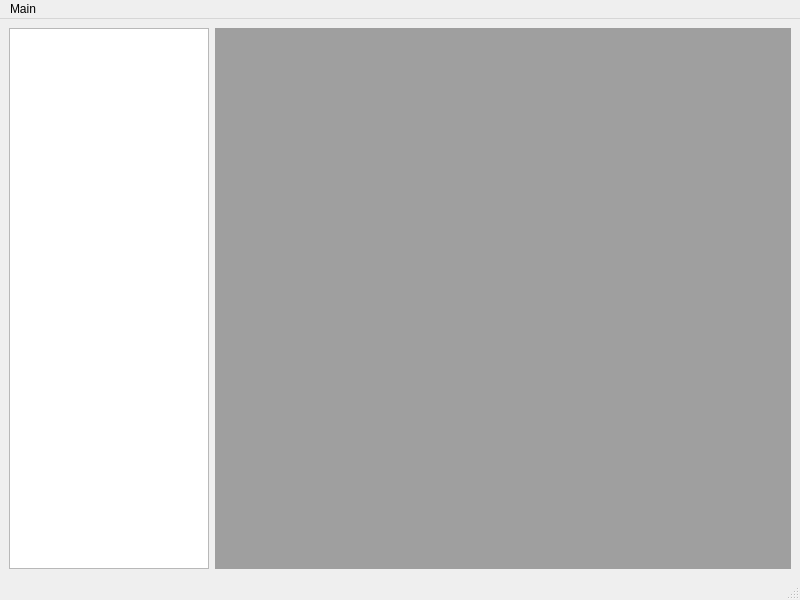
<?xml version="1.0" encoding="UTF-8"?>
<ui version="4.0">
 <class>MainWindow</class>
 <widget class="QMainWindow" name="MainWindow">
  <property name="geometry">
   <rect>
    <x>0</x>
    <y>0</y>
    <width>800</width>
    <height>600</height>
   </rect>
  </property>
  <property name="windowTitle">
   <string>MainWindow</string>
  </property>
  <widget class="QWidget" name="centralwidget">
   <layout class="QHBoxLayout" name="horizontalLayout">
    <item>
     <layout class="QVBoxLayout" name="verticalLayout">
      <item>
       <layout class="QHBoxLayout" name="mainLayout">
        <item>
         <widget class="QTreeView" name="treeView">
          <property name="minimumSize">
           <size>
            <width>200</width>
            <height>0</height>
           </size>
          </property>
          <property name="maximumSize">
           <size>
            <width>200</width>
            <height>16777215</height>
           </size>
          </property>
         </widget>
        </item>
        <item>
         <widget class="QMdiArea" name="mdiArea">
          <property name="minimumSize">
           <size>
            <width>0</width>
            <height>0</height>
           </size>
          </property>
         </widget>
        </item>
       </layout>
      </item>
     </layout>
    </item>
   </layout>
  </widget>
  <widget class="QMenuBar" name="menubar">
   <property name="geometry">
    <rect>
     <x>0</x>
     <y>0</y>
     <width>800</width>
     <height>22</height>
    </rect>
   </property>
   <widget class="QMenu" name="menuMain">
    <property name="title">
     <string>Main</string>
    </property>
    <addaction name="actionExit"/>
   </widget>
   <addaction name="menuMain"/>
  </widget>
  <widget class="QStatusBar" name="statusbar"/>
  <action name="actionExit">
   <property name="text">
    <string>Exit</string>
   </property>
   <property name="shortcutContext">
    <enum>Qt::ApplicationShortcut</enum>
   </property>
   <property name="menuRole">
    <enum>QAction::QuitRole</enum>
   </property>
  </action>
 </widget>
 <resources/>
 <connections/>
</ui>
